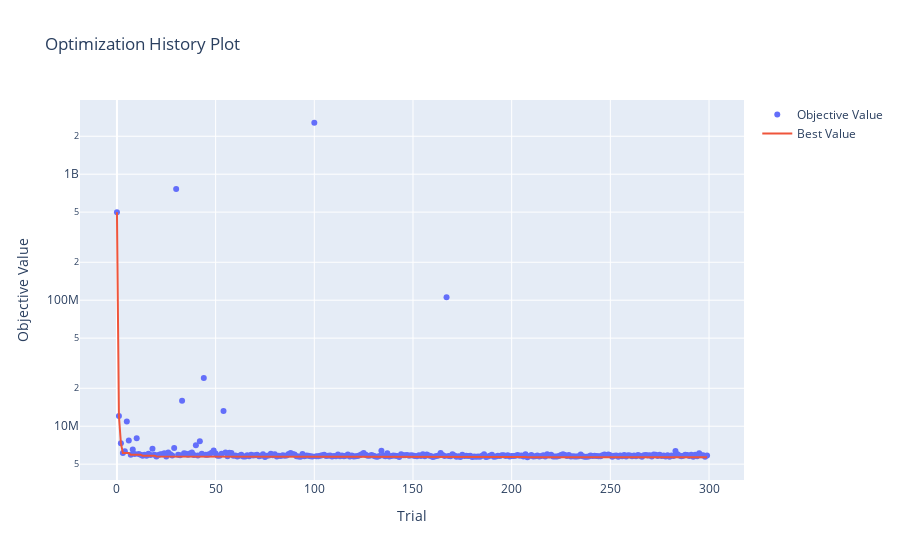

Source (notebook cell):
### Code cell
fig = optuna.visualization.plot_optimization_history(study)
fig.update_layout(hovermode='x')
fig.update_yaxes(type="log")
fig.show()

### Figure 1 — Plotly figure (JSON) as saved in the notebook; plotly's stock layout.template omitted (floating-point values rounded to 4 significant figures; data arrays with more than 128 entries replaced by an {"elided": "..."} marker saying what was removed)
{"data": [{"mode": "markers", "name": "Objective Value", "type": "scatter", "x": {"elided": "300 int values"}, "y": {"elided": "300 float values"}}, {"name": "Best Value", "type": "scatter", "x": {"elided": "300 int values"}, "y": {"elided": "300 float values"}}], "layout": {"hovermode": "x", "title": {"text": "Optimization History Plot"}, "xaxis": {"title": {"text": "Trial"}}, "yaxis": {"title": {"text": "Objective Value"}, "type": "log"}}}
